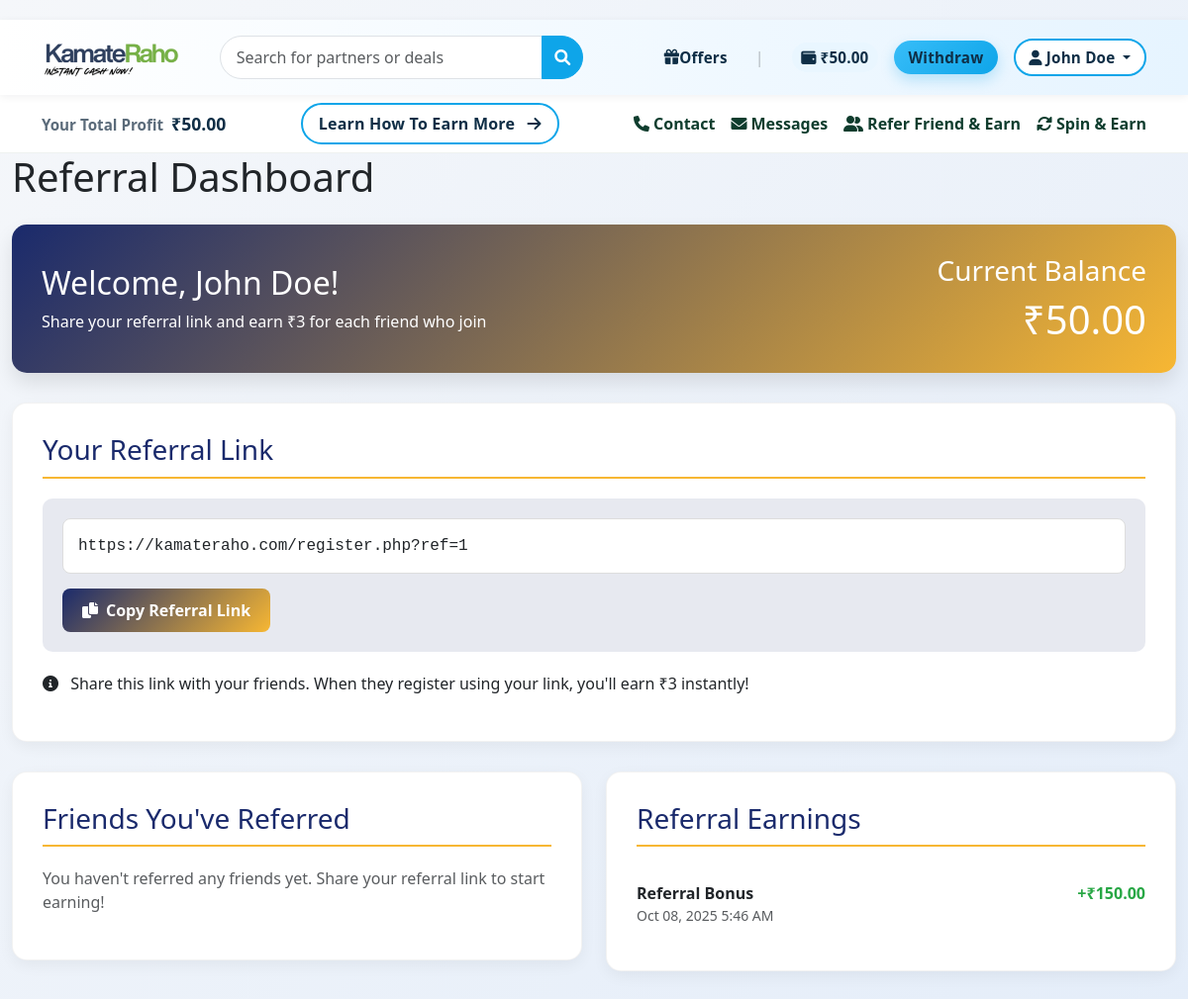
Page /referral_history.php (signed in) on the committed database.
### tables this page shows
CREATE TABLE IF NOT EXISTS users (
    id INT(11) AUTO_INCREMENT PRIMARY KEY,
    name VARCHAR(255) NOT NULL,
    email VARCHAR(255) UNIQUE NOT NULL,
    phone VARCHAR(20),
    city VARCHAR(100),
    state VARCHAR(100),
    password VARCHAR(255) NOT NULL,
    wallet_balance DECIMAL(10, 2) DEFAULT 0.00,
    referral_code VARCHAR(50),
    created_at TIMESTAMP DEFAULT CURRENT_TIMESTAMP
);

CREATE TABLE IF NOT EXISTS wallet_history (
    id INT(11) AUTO_INCREMENT PRIMARY KEY,
    user_id INT(11) NOT NULL,
    amount DECIMAL(10, 2) NOT NULL,
    type ENUM('credit', 'debit') NOT NULL,
    status ENUM('pending', 'approved', 'rejected') DEFAULT 'pending',
    description VARCHAR(255),
    created_at TIMESTAMP DEFAULT CURRENT_TIMESTAMP,
    FOREIGN KEY (user_id) REFERENCES users(id) ON DELETE CASCADE
);

### referral_history.php (the view, shortened to what this page needs)
<?php
include 'config/db.php';
$stmt = $pdo->prepare("SELECT u.id, u.name, u.email, u.created_at FROM users u WHERE u.referral_code IN (SELECT CONCAT('REF', id) FROM users WHERE id = ?)");
$stmt->execute([$_SESSION['user_id']]);
$referrals = $stmt->fetchAll(PDO::FETCH_ASSOC);
$stmt = $pdo->prepare("SELECT amount, description, created_at FROM wallet_history WHERE user_id = ? AND description LIKE '%Referral%' ORDER BY created_at DESC");
$stmt->execute([$_SESSION['user_id']]);
$wallet_history = $stmt->fetchAll(PDO::FETCH_ASSOC);
?>
<!DOCTYPE html>
<html lang="en">
<head>
    <link href="https://cdn.jsdelivr.net/npm/bootstrap@5.3.0/dist/css/bootstrap.min.css" rel="stylesheet">
    <link href="https://cdnjs.cloudflare.com/ajax/libs/font-awesome/6.0.0/css/all.min.css" rel="stylesheet">
</head>
<body>
    <?php include 'includes/navbar.php'; ?>
    <div class="container dashboard-container">
        <div class="row">
            <div class="col-12">
                <h1 class="mb-4">Referral Dashboard</h1>
            </div>
        </div>
        <div class="row">
            <div class="col-12">
                <div class="wallet-card">
                    <div class="row align-items-center">
                        <div class="col-md-8">
                            <h2>Welcome, <?php echo htmlspecialchars($user['name']); ?>!</h2>
                            <p class="mb-0">Share your referral link and earn ₹3 for each friend who join</p>
                        </div>
                        <div class="col-md-4 text-md-end">
                            <h3>Current Balance</h3>
                            <h1 class="mb-0">₹<?php echo number_format($user['wallet_balance'], 2); ?></h1>
                        </div>
                    </div>
                </div>
            </div>
        </div>
        <div class="row">
            <div class="col-12">
                <div class="section-card">
                    <h3 class="section-title">Your Referral Link</h3>
                    <div class="referral-link-box">
                        <?php
                        $base_url = "https://kamateraho.com/";
                        $referral_link = $base_url . "register.php?ref=" . $_SESSION['user_id'];
                        ?>
                        <div class="referral-link" id="referralLink"><?php echo $referral_link; ?></div>
                        <button class="btn-copy" onclick="copyReferralLink()">
                            <i class="fas fa-copy me-2"></i>Copy Referral Link
                        </button>
                    </div>
                    <p class="mt-3">
                        <i class="fas fa-info-circle me-2"></i>
                        Share this link with your friends. When they register using your link, you'll earn ₹3 instantly!
                    </p>
                </div>
            </div>
        </div>
        <div class="row">
            <div class="col-lg-6">
                <div class="section-card">
                    <h3 class="section-title">Friends You've Referred</h3>
                    <?php if (count($referrals) > 0): ?>
                        <?php foreach ($referrals as $referral): ?>
                            <div class="referral-card">
                                <div class="d-flex justify-content-between">
                                    <div>
                                        <h5 class="mb-1"><?php echo htmlspecialchars($referral['name']); ?></h5>
                                        <p class="mb-0 text-muted"><?php echo htmlspecialchars($referral['email']); ?></p>
                                    </div>
                                    <div class="text-end">
                                        <p class="mb-0 text-muted">Joined</p>
                                        <p class="mb-0"><?php echo date('M d, Y', strtotime($referral['created_at'])); ?></p>
                                    </div>
                                </div>
                            </div>
                        <?php endforeach; ?>
                    <?php else: ?>
                        <p class="text-muted">You haven't referred any friends yet. Share your referral link to start earning!</p>
                    <?php endif; ?>
                </div>
            </div>
            <div class="col-lg-6">
                <div class="section-card">
                    <h3 class="section-title">Referral Earnings</h3>
                    <?php if (count($wallet_history) > 0): ?>
                        <?php foreach ($wallet_history as $transaction): ?>
                            <div class="transaction-item">
                                <div class="d-flex justify-content-between">
                                    <div>
                                        <p class="mb-0 fw-bold"><?php echo htmlspecialchars($transaction['description']); ?></p>
                                        <p class="mb-0 text-muted small"><?php echo date('M d, Y g:i A', strtotime($transaction['created_at'])); ?></p>
                                    </div>
                                    <div>
                                        <p class="mb-0 amount-positive">+₹<?php echo number_format($transaction['amount'], 2); ?></p>
                                    </div>
                                </div>
                            </div>
                        <?php endforeach; ?>
                    <?php else: ?>
                        <p class="text-muted">No referral earnings yet. Refer friends to start earning!</p>
                    <?php endif; ?>
                </div>
            </div>
        </div>
    </div>
</body>
</html>

### includes/navbar.php (shortened to what this page needs)
<?php
include_once 'config/db.php';
$wallet_balance = 0.00;
if (isset($_SESSION['user_id']) && $pdo) {
    try {
        $stmt = $pdo->prepare("SELECT wallet_balance, name FROM users WHERE id = ?");
        $stmt->execute([$_SESSION['user_id']]);
        $user = $stmt->fetch(PDO::FETCH_ASSOC);
        if ($user) {
            $wallet_balance = $user['wallet_balance'];
            $user_name = $user['name'];
        }
    } catch (PDOException $e) {
        $wallet_balance = 0.00;
    }
}
?>
<nav class="navbar navbar-expand-lg navbar-light ek-navbar sticky-top">
    <div class="container">
         <a class="navbar-brand fw-bold" href="index.php">
            <img src="kamateraho/img/logo.png" alt="KamateRaho Logo" style="height: 50px; width: auto;">
        </a>
        <div class="ek-search flex-grow-1 d-none d-lg-block mx-3" style="max-width: 620px;">
            <form action="search.php" method="get">
                <div class="input-group">
                    <input type="text" name="q" class="form-control" placeholder="Search for partners or deals" aria-label="Search">
                    <button class="btn btn-dark" type="submit"><i class="fas fa-search"></i></button>
                </div>
            </form>
        </div>
        <div class="collapse navbar-collapse" id="ekNav">
            <div class="ms-auto d-flex align-items-center gap-3 ek-right">
                <a href="index.php" class="d-flex align-items-center"><i class="fas fa-gift"></i>Offers</a>
                <span class="ek-divider d-none d-lg-inline">|</span>
                <?php if (isset($_SESSION['user_id'])): ?>
                    <a href="dashboard.php" class="wallet-chip d-none d-md-inline d-flex align-items-center">
                        <i class="fas fa-wallet me-1"></i>₹<?php echo number_format($wallet_balance, 2); ?>
                    </a>
                    <a href="withdraw.php" class="btn btn-neo btn-sm">Withdraw</a>
                    <div class="dropdown">
                        <a class="btn btn-ghost-sky btn-sm dropdown-toggle" href="#" role="button" data-bs-toggle="dropdown" aria-expanded="false">
                            <i class="fas fa-user me-1"></i><?php echo htmlspecialchars($user_name ?? 'My Profile'); ?>
                        </a>
                    </div>
                <?php else: ?>
                    <a href="login.php" class="btn btn-ghost-sky btn-sm">Login</a>
                    <a href="register.php" class="btn btn-neo btn-sm">Register</a>
                <?php endif; ?>
            </div>
        </div>
    </div>
</nav>
<div class="ek-subbar py-2">
    <div class="container d-flex flex-wrap align-items-center justify-content-between gap-3">
        <div class="d-flex align-items-baseline gap-2">
            <span class="profit-label">Your Total Profit</span>
            <span class="profit-amount">₹<?php echo number_format($wallet_balance, 2); ?></span>
        </div>
        <a href="how-to-earn.php" class="btn btn-learn">
            Learn How To Earn More <i class="fas fa-arrow-right ms-2"></i>
        </a>
        <div class="d-flex align-items-center flex-wrap gap-3">
            <div class="d-flex align-items-center gap-3">
                <a href="contact.php" class="text-decoration-none" style="color:#0f3d2e;font-weight:700;"><i class="fas fa-phone me-1"></i>Contact</a>
                <a href="user_messages.php" class="text-decoration-none" style="color:#0f3d2e;font-weight:700;"><i class="fas fa-envelope me-1"></i>Messages</a>
                <?php if (isset($_SESSION['user_id'])): ?>
                    <a href="#" class="text-decoration-none" style="color:#0f3d2e;font-weight:700;" data-bs-toggle="modal" data-bs-target="#referralModal"><i class="fas fa-user-friends me-1"></i>Refer Friend & Earn</a>
                    <a href="#" class="text-decoration-none" style="color:#0f3d2e;font-weight:700;" data-bs-toggle="modal" data-bs-target="#spinModal"><i class="fas fa-sync-alt me-1"></i>Spin & Earn</a>
                <?php else: ?>
                    <a href="register.php" class="text-decoration-none" style="color:#0f3d2e;font-weight:700;"><i class="fas fa-user-friends me-1"></i>Refer Friend & Earn</a>
                <?php endif; ?>
            </div>
        </div>
    </div>
</div>

### referral_history.php (style rules this page uses)
:root { --primary-color: #1a2a6c; --secondary-color: #f7b733; --accent-color: #ff6e7f; --light-bg: #f8f9fa; --dark-text: #333; --light-text: #fff; }
body { background: linear-gradient(135deg, #f5f7fa 0%, #e4edf9 100%); font-family: 'Segoe UI', Tahoma, Geneva, Verdana, sans-serif; min-height: 100vh; padding: 20px 0; }
.dashboard-container { max-width: 1200px; margin: 0 auto; }
.wallet-card { background: linear-gradient(135deg, var(--primary-color), var(--secondary-color)); color: white; border-radius: 15px; padding: 30px; margin-bottom: 30px; box-shadow: 0 10px 20px rgba(0, 0, 0, 0.1); }
.section-card { background: white; border-radius: 15px; padding: 30px; margin-bottom: 30px; box-shadow: 0 5px 15px rgba(0, 0, 0, 0.05); border: 1px solid rgba(0, 0, 0, 0.05); }
.section-title { color: var(--primary-color); border-bottom: 2px solid var(--secondary-color); padding-bottom: 10px; margin-bottom: 20px; }
.transaction-item { border-bottom: 1px solid #eee; padding: 15px 0; }
.transaction-item:last-child { border-bottom: none; }
.amount-positive { color: #28a745; font-weight: bold; }
.referral-link-box { background: rgba(26, 42, 108, 0.1); border-radius: 10px; padding: 20px; margin: 20px 0; }
.referral-link { background: white; border: 1px solid #ddd; border-radius: 8px; padding: 15px; font-family: monospace; word-break: break-all; margin-bottom: 15px; }
.btn-copy { background: linear-gradient(135deg, var(--primary-color), var(--secondary-color)); color: white; border: none; padding: 10px 20px; border-radius: 8px; font-weight: 600; transition: all 0.3s ease; }

### includes/navbar.php (style rules this page uses)
.ek-navbar { background: linear-gradient(90deg, #ffffff 0%, #e6f4ff 100%); box-shadow: 0 2px 8px rgba(15, 23, 42, 0.06); }
.ek-navbar .navbar-brand img { height: 40px; width: auto; }
.ek-navbar .nav-link, .ek-navbar .navbar-brand { color: #0f2e46; }
.ek-divider { color: rgba(0,0,0,.25); margin: 0 .75rem; }
.ek-search .form-control { border-radius: 999px 0 0 999px; padding-left: 1rem; height: 44px; }
.ek-search .btn { border-radius: 0 999px 999px 0; height: 44px; background: #0ea5e9; color: #fff; border-color: #0ea5e9; }
.ek-right a { color: #0f2e46; text-decoration: none; font-weight: 800; font-size: .95rem; letter-spacing: .2px; }
.wallet-chip { background: #e9f6ff; color: #0f2e46; border-radius: 999px; padding: .25rem .6rem; font-weight: 800; letter-spacing: .2px; }
.btn-neo { background: linear-gradient(135deg, #38bdf8, #0ea5e9); border: 0; color: #fff; border-radius: 999px; padding: .35rem .9rem; font-weight: 800; letter-spacing: .3px; box-shadow: 0 6px 14px rgba(14,165,233,.25); transition: transform .15s ease, box-shadow .15s ease, filter .15s ease; }
.btn-ghost-sky { background: #ffffff; color: #0f2e46; border: 2px solid #0ea5e9; border-radius: 999px; padding: .33rem .85rem; font-weight: 800; letter-spacing: .3px; transition: background .15s ease, color .15s ease, box-shadow .15s ease; }
.ek-subbar { background: #ffffff; border-bottom: 1px solid #eef2f0; }
.ek-subbar .profit-label { color: #5b6b7a; font-weight: 600; font-size: .95rem; }
.ek-subbar .profit-amount { color: #0f2e46; font-weight: 800; font-size: 1.1rem; }
.ek-subbar .btn-learn { border: 2px solid #0ea5e9; background: #ffffff; color: #0f2e46; border-radius: 999px; padding: .45rem 1rem; font-weight: 800; letter-spacing: .2px; }

### rows in the picture
users: wallet_balance "50.00", name "John Doe"
wallet_history: description "Referral Bonus", created_at "Oct 08, 2025 5:46 AM", amount "150.00"

### other values in the picture
$referral_link "https://kamateraho.com/register.php?ref=1"
